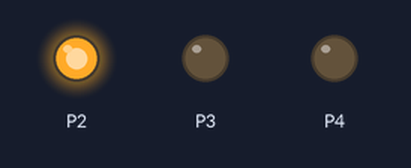
Bench run of a program on a simulated BBC micro:bit (MakeCode). Parts: output pins drawn as LEDs (lit = HIGH).

Above: at 0.5 s.
At 1.6 s:
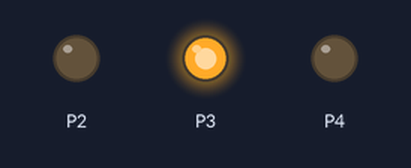
At 6.0 s:
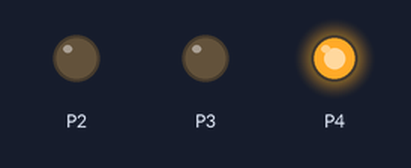
Timing chart, 0 to 7.6 s (numbered marks = the images above):
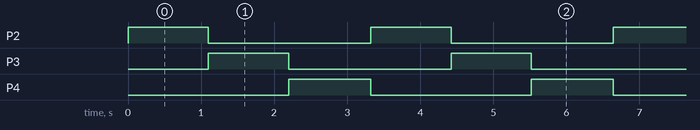

The program:

main.ts
```typescript
function apagado () {
    pins.digitalWritePin(DigitalPin.P2, 0)
    pins.digitalWritePin(DigitalPin.P3, 0)
    pins.digitalWritePin(DigitalPin.P4, 0)
}
led.enable(false)
let ts = 1.1
basic.forever(function () {
    apagado()
    pins.digitalWritePin(DigitalPin.P2, 1)
    basic.pause(ts * 1000)
    apagado()
    pins.digitalWritePin(DigitalPin.P3, 1)
    basic.pause(ts * 1000)
    apagado()
    pins.digitalWritePin(DigitalPin.P4, 1)
    basic.pause(ts * 1000)
})
```

test.ts
```typescript
// aquí va el archivo "tests"; esto no se compilará cuando este paquete se utilice como una extensión.
```

Measured:
- by itself, P2–4: alternates HIGH for 1.1 s and LOW for 2.2 s
- by itself, everything shown: repeats every 3.3 s, in 3 steps
